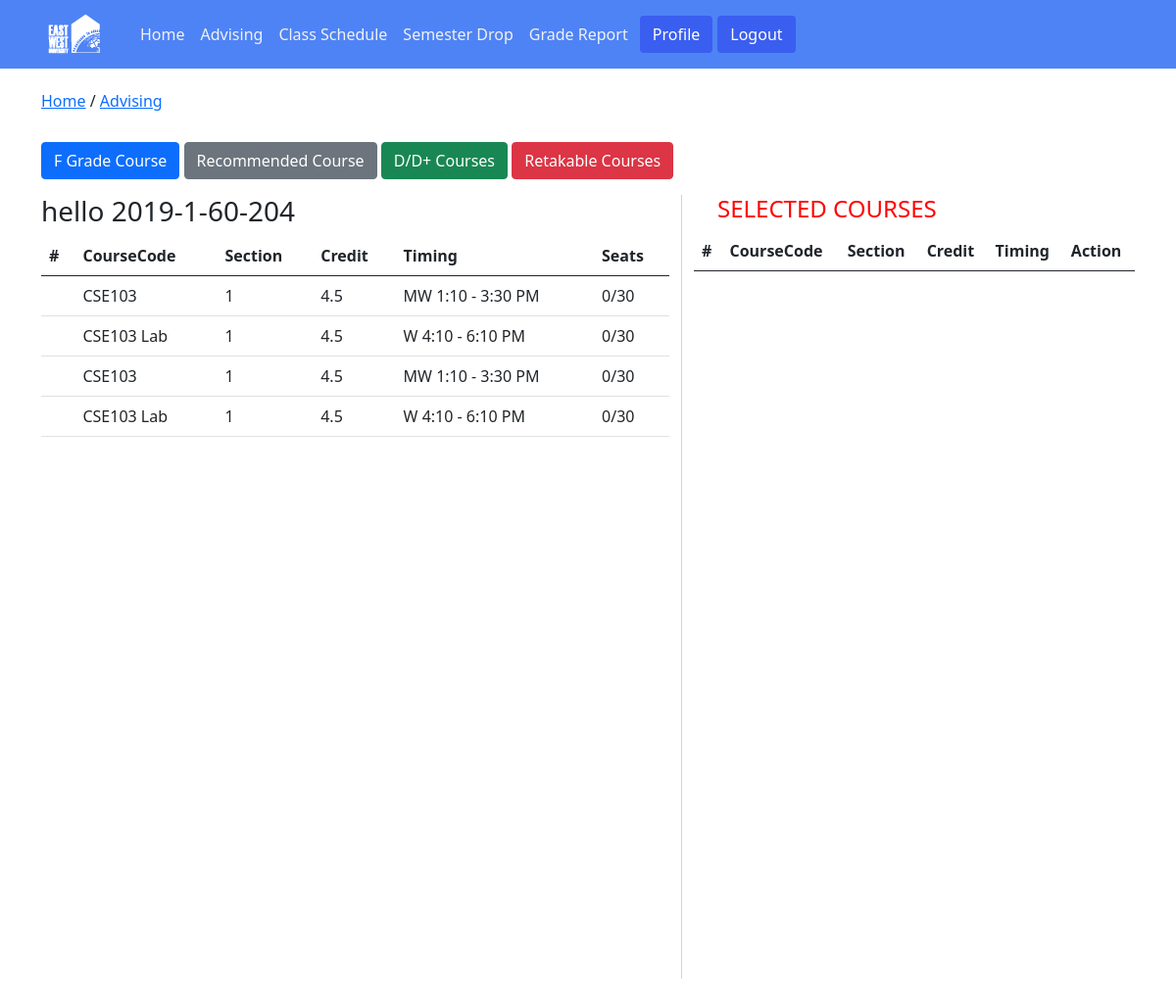
The page /advising/ (signed in) on the database its author committed.
### home/models.py (models this page shows)
class User(AbstractUser):
    is_student = models.BooleanField(default=False)
    is_faculty = models.BooleanField(default=False)

### advising/models.py (models this page shows, shortened)
class TakeCourse(models.Model):
    student_info = models.ForeignKey('home.User', on_delete=models.CASCADE)
    current_semester = models.CharField(max_length=255,default=False)
    course = models.CharField(max_length=255,default=False)
    credit = models.FloatField(blank=False, null=False,default=False)
    section = models.IntegerField(blank=False, null=False,default=False)
    Time_WeekDay = models.CharField(max_length=255,default=False)
    Room = models.CharField(max_length=255, default=False)
    has_lab = models.BooleanField(default=False)
    l_Time_WeekDay = models.CharField(max_length=255, null=True, blank=True)
    l_Room = models.CharField(max_length=255, null=True, blank=True)
    grade = models.CharField(max_length=10, blank=True, null=True, default='Did not assign')
    faculty_initial = models.CharField(max_length=255, default='TBA')
    withdraw_status=models.BooleanField(default=False)

class AssignedCourse(models.Model):
    slug = models.SlugField(max_length=255, unique=True, default='')
    current_semester = models.ForeignKey('Create_Semester', on_delete=models.CASCADE, default=False)
    for_dept = models.ForeignKey('Department', on_delete=models.SET_NULL, null= True)
    course = models.ForeignKey('Course', on_delete=models.CASCADE)
    section = models.IntegerField(blank=False, null=False)
    Time_WeekDay = models.CharField(max_length=255)
    Room = models.CharField(max_length=255)
    available = models.IntegerField(blank=False, null=False)
    taken = models.IntegerField(default=0)
    has_lab = models.BooleanField(default=False)
    l_Time_WeekDay = models.CharField(max_length=255, null=True, blank=True)
    l_Room = models.CharField(max_length=255, null=True, blank=True)
    faculty_initial = models.ForeignKey('home.Faculty', on_delete=models.CASCADE)

class Course(models.Model):
    course_code = models.CharField(max_length=255)
    course_title = models.CharField(max_length=255)
    credit = models.FloatField(blank=False, null=False)
    min_credit_required = models.IntegerField(default=0)
    prerequisite = models.CharField(max_length=255, null=True, blank=True)

### advising/views.py (the view, shortened to what this page needs)
# urls.py: path('', views.Advising, name='advising'),
@csrf_exempt
def Advising(request):
    user_info = Student.objects.all()
    current_s = Create_Semester.objects.all()
    s = []
    if current_s:
        s = current_s[len(current_s) - 1]
    info = AssignedCourse.objects.filter(Q(current_semester=s)).order_by('-course')
    previous_taken = TakeCourse.objects.filter(~Q(current_semester__contains=s))
    taken = TakeCourse.objects.filter(Q(current_semester__contains=s))
    course_taken = TakeCourse.objects.filter(current_semester=s, student_info=request.user.id)
    total_credit = 0
    for course in course_taken:
        total_credit += course.credit
    print(total_credit)
    return render(request, 'advising/advisingPage.html', {'info': info, 'taken': taken, 'user_info': user_info, 'previous_taken': previous_taken})

### advising/models.py (called while the page is built)
    def __str__(self):
        return self.semester

### templates/advising/advisingPage.html (shortened to what this page needs)
{% extends 'home/base.html' %}
{% load static %}
{% load crispy_forms_tags %}
{% block content %}
<link rel="stylesheet" href="{% static 'css/advisingpage.css'%}"  type="text/css">
<div class='container my-4'>
<h6> <a href="{% url 'home' %}" >Home</a> / <a href="{% url 'advising' %}" > Advising</a></h6>
<br>
<div class="btns mb-3">
    <button id='fgradebtn' type="button" class="btn btn-primary">F Grade Course</button>
    <button id='recommendedbtn' type="button" class="btn btn-secondary">Recommended Course</button>
    <button id='dbtn' type="button" class="btn btn-success">D/D+ Courses</button>
    <button id='retakebtn' type="button" class="btn btn-danger">Retakable Courses</button>
</div>
<div class="row">
<div class="col-md-7" id='recommended' style='display: block;'>
    <table class="table table-hover">
        <thead>
          <tr>
            <th scope="col">#</th>
            <th scope="col">CourseCode</th>
            <th scope="col">Section</th>
            <th scope="col">Credit</th>
            <th scope="col">Timing</th>
            <th scope="col">Seats</th>
          </tr>
        </thead>
    <tbody>
        <h3>hello {{request.user.username}}</h3>
{% for student in user_info %}
        {% if request.user.username == student.user.username %}
        {% for data in info %}
{% if data.for_dept.name == student.dept.name or data.for_dept.name == "Select All" %}
        <!--{% for previous in previous_taken %}
            {% if data.course.course_code == previous.course %}-->
        <tr onclick="myFun('{{data.slug}}')", class='tablerows' data-href='{{data.current_semester}}'>
            <td></td>
            <td>{{ data.course.course_code }}</td>
            <td>{{ data.section }}</td>
            <td>{{ data.course.credit }}</td>
            <td>{{ data.Time_WeekDay }}</td>
            <td>{{ data.taken }}/{{ data.available }}</td>
        </tr>
        {% if data.has_lab == True %}
            <td></td>
            <td>{{ data.course.course_code }} Lab</td>
            <td>{{ data.section }}</td>
            <td>{{ data.course.credit }}</td>
            <td>{{ data.l_Time_WeekDay }}</td>
            <td>{{ data.taken }}/{{ data.available }}</td>
            {% endif%}
<!--{% endif %}
{% endfor %}-->
{% endif %}
    {% endfor %}
{% endif %}
    {% endfor %}
    </tbody>
</table>
    </div>
<div class="col-md-5 selected">
    <h4 class='mx-4'>SELECTED COURSES</h4>
    <table class="table table-hover">
        <thead>
          <tr>
            <th scope="col">#</th>
            <th scope="col">CourseCode</th>
            <th scope="col">Section</th>
            <th scope="col">Credit</th>
            <th scope="col">Timing</th>
            <th scope="col">Action</th>
          </tr>
        </thead>
</table>
</div>
</div></div>
{% endblock content %}

### static/css/advisingpage.css (style rules this page uses)
.selected { border-left: 1px solid lightgrey; height: 100vh; }
h4 { color: red; }

### templates/advising/advisingPage.html (style rules this page uses)
tr { cursor: pointer; }

### rows shown on the page
User: user.username "2019-1-60-204"
AssignedCourse: course.course_code "CSE103", section "1", course.credit "4.5", Time_WeekDay "MW 1:10 - 3:30 PM", taken "0", available "30", l_Time_WeekDay "W 4:10 - 6:10 PM"
